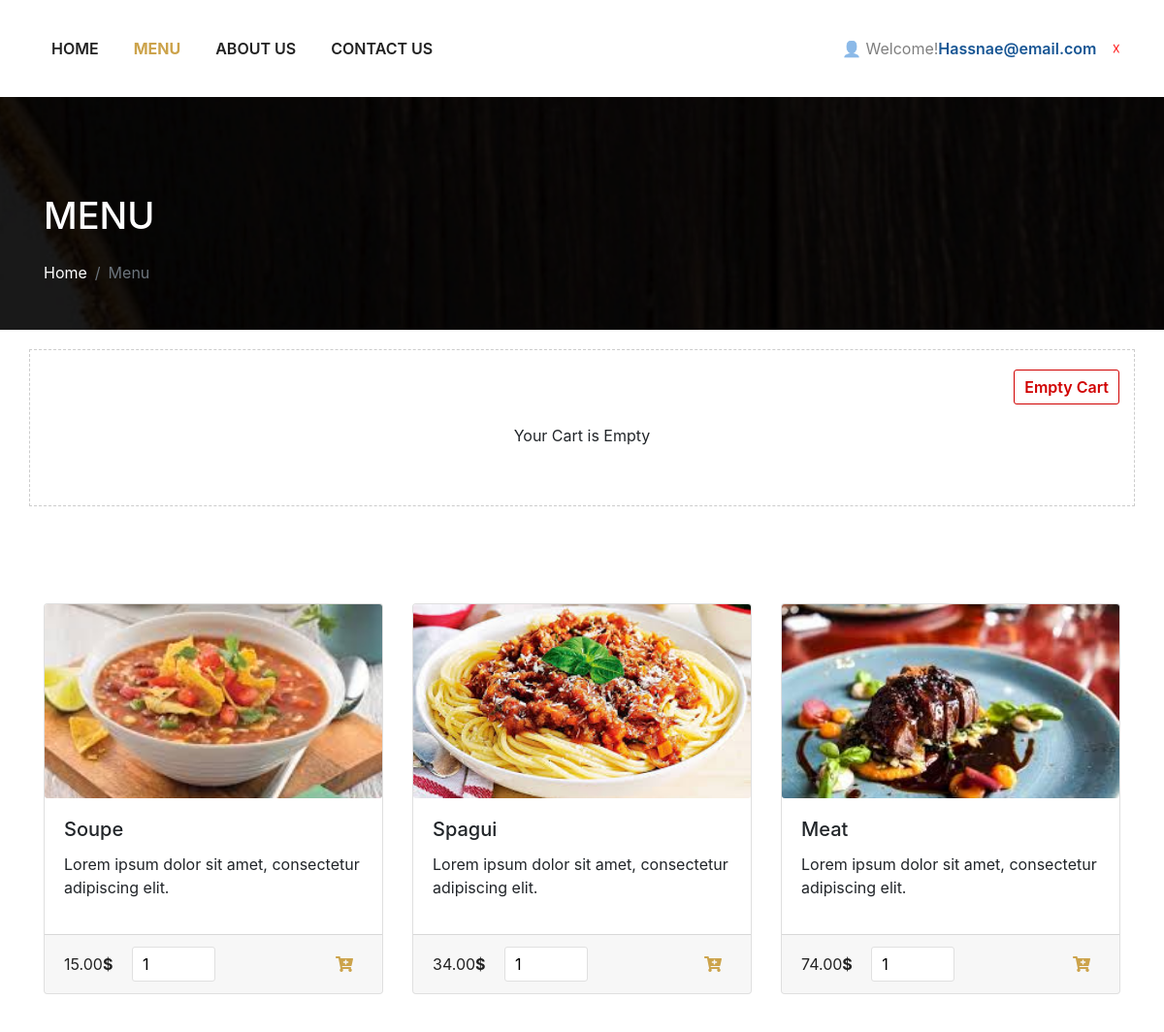
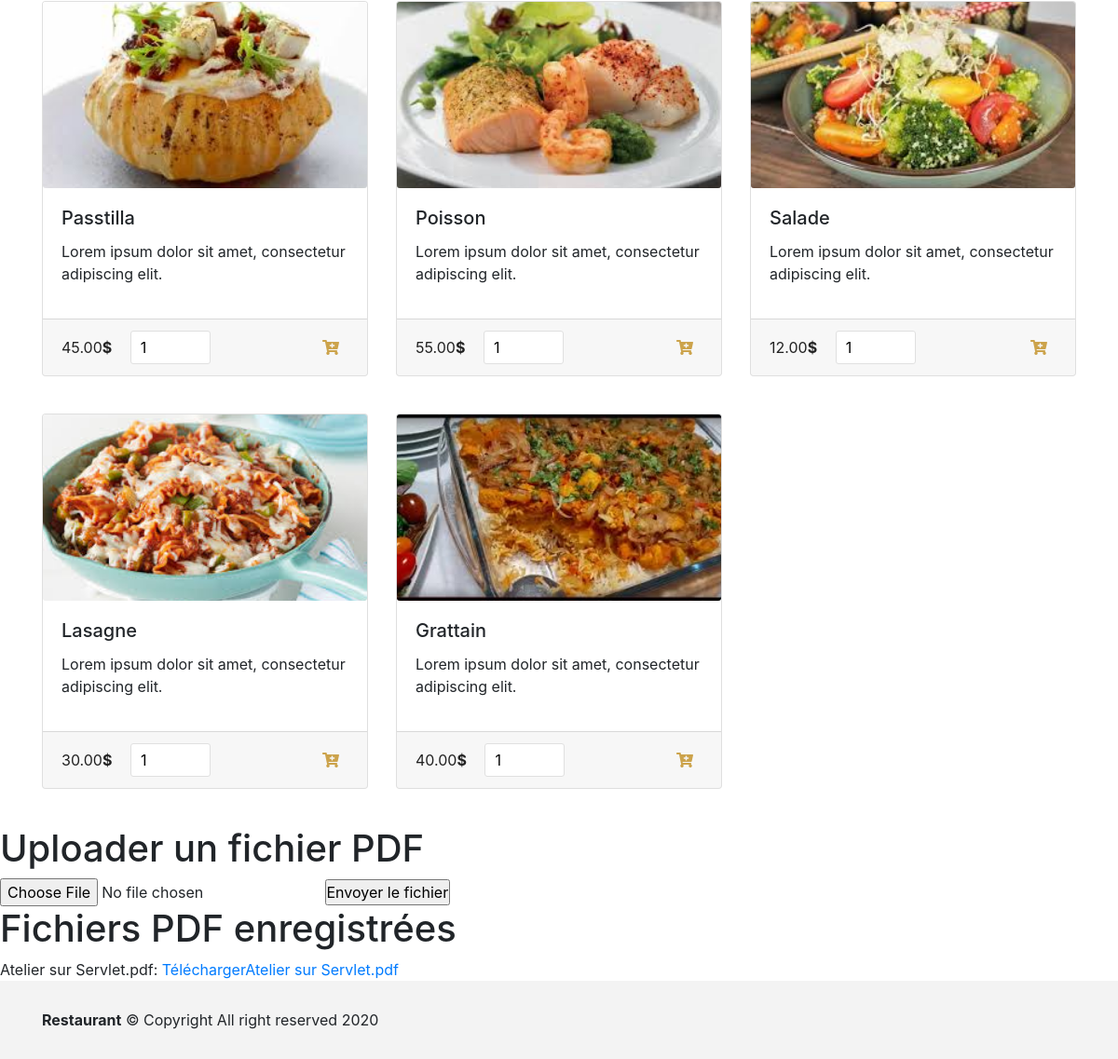
Page /menu-login.php (signed in) on the committed database (2 pictures, top to bottom).
### tables this page shows
CREATE TABLE `tblproduct` (
  `id` int(8) NOT NULL,
  `name` varchar(255) NOT NULL,
  `code` varchar(255) NOT NULL,
  `image` text NOT NULL,
  `price` double(10,2) NOT NULL
);

CREATE TABLE `files` (
  `id` int(11) NOT NULL,
  `name` varchar(255) NOT NULL,
  `file_url` varchar(255) NOT NULL
);

### dbcontroller.php (called while the page is built, shortened)
<?php
class DBController {
	private $host = "localhost";
	private $user = "id12857167_root";
	private $password = "Wiam_hasna1998";
	private $database = "id12857167_restaurant";
	private $conn;
	function __construct() {
		$this->conn = $this->connectDB();
	}
	function connectDB() {
		$conn = mysqli_connect($this->host,$this->user,$this->password,$this->database);
		return $conn;
	}
	function runQuery($query) {
		$result = mysqli_query($this->conn,$query);
		while($row=mysqli_fetch_assoc($result)) {
			$resultset[] = $row;
		}
		if(!empty($resultset))
			return $resultset;
	}
}
?>

### menu-login.php (the view, shortened to what this page needs)
<?php
require_once("dbcontroller.php");
$db_handle = new DBController();
?>
<html lang="en">
<head>
	<link rel="stylesheet" href="css/bootstrap.min.css" >
	<link rel="stylesheet" href="css/all.min.css"/>
	<link rel="stylesheet" href="css/style.css" >
</head>
<body>
<nav class="navbar mynav navbar-expand-lg navbar-light bg-light fixed-top">
	  <div class="container">
		<div class="collapse navbar-collapse" id="navbarText">
		  <ul class="navbar-nav  mr-auto">
			<li class="nav-item">
			  <a class="nav-link" href="index.php">Home<span class="sr-only">(current)</span></a>
			</li>
			<li class="nav-item active">
			  <a class="nav-link" href="menu-login.php">Menu</a>
			</li>
			<li class="nav-item">
			  <a class="nav-link" href="about.php">About Us</a>
			</li>
			<li class="nav-item">
			  <a class="nav-link" href="contactus.php">Contact Us</a>
			</li>
		  </ul>
			<span class="navbar-text" style="padding: .5rem 1rem;">&#128100; Welcome!<a style="color:#185694;font-weight:600;" href="#"><?php echo $_SESSION['email']; ?></a></span><a style="text-decoration:none;color:red;" href="logout.php">&#9747</a>
		</div>
	  </div>
</nav>
<header id="menu-header">
	<div class="overlay">
		<div class="container">
			<div class="row">
				<div class="col-lg-12 header-location">
					<h3>MENU</h3>
					<nav aria-label="breadcrumb" class="breadcrumb d-flex justify-content-between">
						<ol class="breadcrumb">
							<li class="breadcrumb-item"><a href="index.php">Home</a></li>
							<li class="breadcrumb-item active" aria-current="page">Menu</li>
						</ol>
					</nav>
				</div>
			</div>
		</div>
	</div>
</header>
<div id="shopping-cart">
	<div class="container">
		<div class="row">
			<div class="col-lg-12 cart-space">
				<a id="btnEmpty" href="menu-login.php?action=empty">Empty Cart</a>
				<?php
				if(isset($_SESSION["cart_item"])){
					$total_quantity = 0;
					$total_price = 0;
				?>
				<table class="table" cellpadding="10" cellspacing="1">
					<thead class="thead-dark table-bordered">
						<tr>
						<th style="text-align:left;" scope="col">Name</th>
						<th style="text-align:left;" scope="col">Code</th>
						<th style="text-align:right;" scope="col">Quantity</th>
						<th style="text-align:right;" scope="col">Unit Price</th>
						<th style="text-align:right;" scope="col">Price</th>
						<th style="text-align:center;"  scope="col">Remove</th>
						</tr>
					</thead>
					<tbody>
					<?php
						foreach ($_SESSION["cart_item"] as $item){
							$item_price = $item["quantity"]*$item["price"];
							?>
									<tr>
									<td><img src="<?php echo $item["image"]; ?>" class="cart-item-image" /><?php echo $item["name"]; ?></td>
									<td><?php echo $item["code"]; ?></td>
									<td style="text-align:right;"><?php echo $item["quantity"]; ?></td>
									<td  style="text-align:right;"><?php echo "$ ".$item["price"]; ?></td>
									<td  style="text-align:right;"><?php echo "$ ". number_format($item_price,2); ?></td>
									<td style="text-align:center;"><a href="menu-login.php?action=remove&code=<?php echo $item["code"]; ?>" class="btnRemoveAction"><img src="img/icon-delete.png" alt="Remove Item" /></a></td>
									</tr>
									<?php
									$total_quantity += $item["quantity"];
									$total_price += ($item["price"]*$item["quantity"]);
							}
							?>
					<tr>
					<td colspan="2" align="right">Total:</td>
					<td align="right"><?php echo $total_quantity; ?></td>
					<td align="right" colspan="2"><strong><?php echo "$ ".number_format($total_price, 2); ?></strong></td>
					<td></td>
					</tr>
					</tbody>
				</table>
				  <?php
				} else {
				?>
				<div class="no-records">Your Cart is Empty</div>
				<?php
				}
				?>
			</div>
		</div>
	</div>
</div>
<section class="food">
	<div class="container">
		<div class="row">
				<?php
				$product_array = $db_handle->runQuery("SELECT * FROM tblproduct ORDER BY id ASC");
				if (!empty($product_array)) {
					foreach($product_array as $key=>$value){
				?>
						<div class="col-lg-4">
							<div class="card">
								<form method="post" action="menu-login.php?action=add&code=<?php echo $product_array[$key]["code"]; ?>">
								<img class="card-img-top card-img" src="<?php echo $product_array[$key]["image"]; ?>">
								<div class="card-body">
									<h5 class="card-title"><?php echo $product_array[$key]["name"]; ?></h5>
									<p>Lorem ipsum dolor sit amet, consectetur adipiscing elit. </p>
								</div>
								<div class="card-footer">
									<small style="margin-right:15px;" class="text-muted"><?php echo $product_array[$key]["price"]; ?><span>$</span></small>
									<input type="text" class="product-quantity" name="quantity" value="1" size="2" />
									<button type="submit" value="Add to Cart" class="btnAddAction" ><i style="color: #cca34b;" class="fas fa-cart-plus"></i></button>
								</div>
								</form>
							</div>
						</div>
				<?php
					}
				}
			?>
				</div>
            	</div>
   <?php
  require 'includes/connect_db.php';
?>
	<h1>Uploader un fichier PDF</h1>
    <form method="POST" enctype="multipart/form-data">
      <input type="file" name="fichier" />
      <input type="submit" value="Envoyer le fichier" />
    </form>
    <h1>Fichiers PDF enregistrées</h1>
    <?php
     $req = $db->query('SELECT name, file_url FROM files');
     while($data = $req->fetch()){
     echo $data['name'].':'.'<a href= "'.$data['file_url'].'"> Télécharger'.$data['name'].'</a>'.'<br/>';
     }
     ?>
</section>
<footer>
<div class="container">
	<p style="margin-bottom:0;"><b>Restaurant</b> ©  Copyright All right reserved 2020</p>
</div>
</footer>
</body>
</html>

### css/style.css (style rules this page uses)
* { padding: 0; margin: 0; -webkit-box-sizing: border-box; box-sizing: border-box; }
html, body { margin: 0; padding: 0; height: 100%; }
.mynav { padding:30px 0; background-color:#ffffff!important; }
.navbar-nav li { padding: 0 20px 0 0; }
.navbar-nav li a { font-weight:600; text-transform:uppercase; }
.navbar-light .navbar-nav .nav-link { color: #222222; }
.navbar-light .navbar-nav .active>.nav-link, .navbar-light .navbar-nav .nav-link.active, .navbar-light .navbar-nav .nav-link.show, .navbar-light .navbar-nav .show>.nav-link { font-weight:700; color: #cca34b; }
.food { padding-top:100px; }
.food .card { margin-bottom:40px; }
.food .card-img { height:200px; object-fit: cover; }
.food .card-footer .text-muted { color:#222222!important; font-size:16px; }
.food .card-footer .text-muted span { color:#222222; font-weight:bold; }
#menu-header { background-image: url(../img/slide1.jpg); background-size: cover; background-repeat: no-repeat; background-position: 50% 0px; background-attachment: fixed; position: relative; height: 340px; min-height: 0; overflow-y: hidden; }
#menu-header .overlay { background-color: rgba(0,0,0,0.5); height: 100%; }
#menu-header .header-location { padding-top:200px; }
#menu-header h3 { color:#fff; font-size:38px; padding-bottom:15px; }
#menu-header .breadcrumb { background-color:transparent; color:#fff; text-align:center; padding: 0; }
#menu-header .breadcrumb a { color:#fff; text-decoration:none; }
footer { padding:30px 0; background-color:#f3f3f3; }
#shopping-cart { margin-top:20px; }
#shopping-cart .cart-space { border:1px dashed #ccc; padding-bottom:10px; }
#btnEmpty { background-color: #ffffff; border: #d00000 1px solid; padding: 5px 10px; color: #d00000; float: right; text-decoration: none; border-radius: 3px; margin: 20px 0px 20px 20px; font-weight:600; }
.btnAddAction { padding: 10px 10px; margin-left: 5px; background-color: transparent; border: 0; float: right; text-decoration: none; cursor: pointer; }
.product-quantity { padding: 5px 10px; border-radius: 3px; border: #E0E0E0 1px solid; }
.no-records { text-align: center; clear: both; margin: 38px 0 50px 0; }

### rows in the picture
tblproduct: image (picture), name "Soupe", price "15.00"
tblproduct: image (picture), name "Spagui", price "34.00"
tblproduct: image (picture), name "Meat", price "74.00"
tblproduct: image (picture), name "Passtilla", price "45.00"
tblproduct: image (picture), name "Poisson", price "55.00"
tblproduct: image (picture), name "Salade", price "12.00"
tblproduct: image (picture), name "Lasagne", price "30.00"
tblproduct: image (picture), name "Grattain", price "40.00"
files: name "Atelier sur Servlet.pdf"

### other values in the picture
$_SESSION['email'] "Hassnae@email.com"
